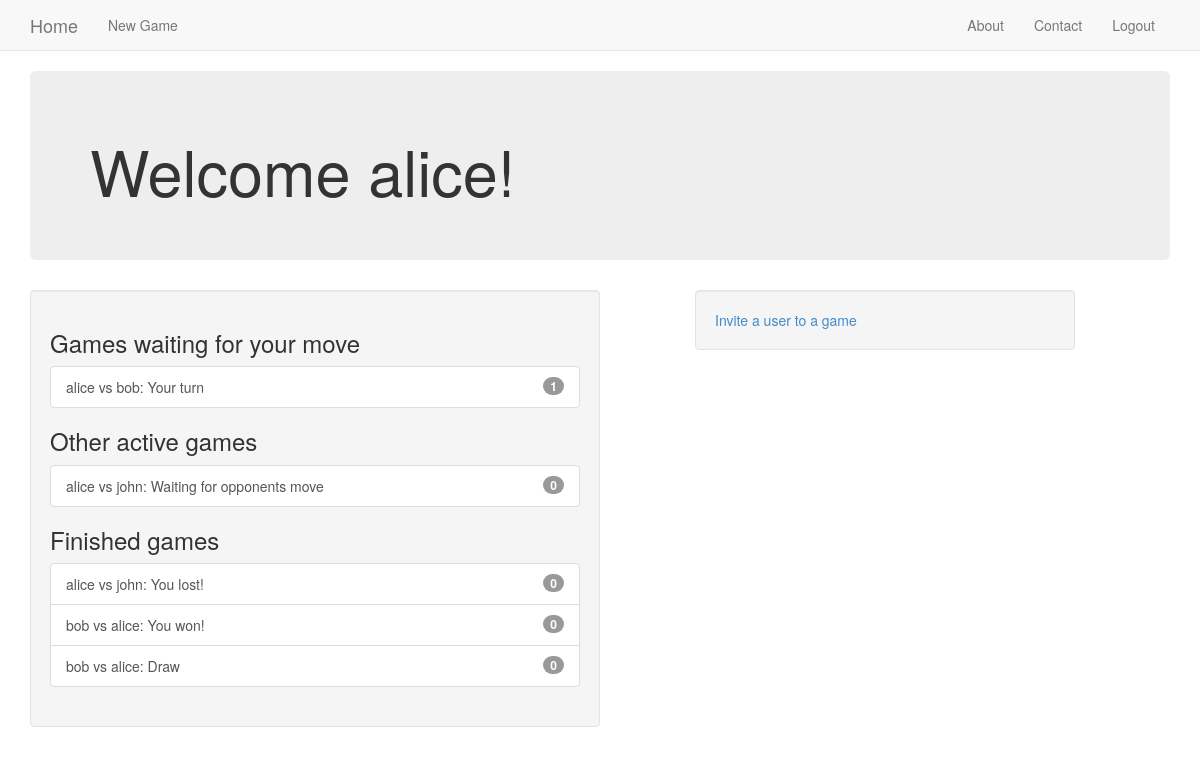
The app's page /user/home (signed in), older data.
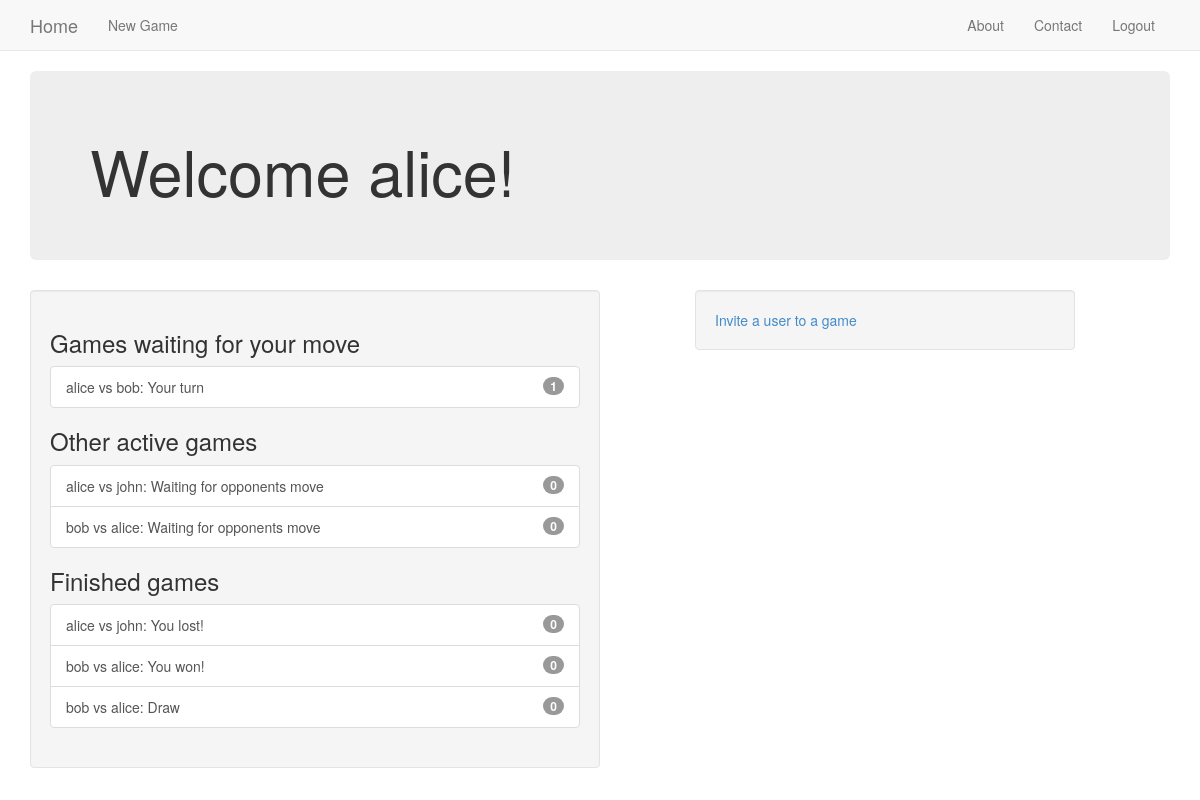
The same page, newer data.
### tictactoe/models.py (models this page shows, shortened)
class Game(models.Model):
    first_player = models.ForeignKey(User, related_name='games_first_player')
    second_player = models.ForeignKey(User, related_name='games_second_player')
    next_to_move = models.ForeignKey(User, related_name='games_to_move')
    start_time = models.DateTimeField(auto_now_add=True)
    last_active = models.DateTimeField(auto_now=True)
    status = models.CharField(max_length=1, default='A', choices=STATUS_CHOICES)
    objects = GamesManager()  # sets a new manager for this class.
    def __str__(self):
        return '{} vs {}'.format(self.first_player, self.second_player)

### user/views.py (the view)
@login_required()
def home(request):
    my_games = Game.objects.games_for_user(request.user)
    active_games = my_games.filter(status='A')
    finished_games = my_games.exclude(status='A')
    waiting_games = active_games.filter(next_to_move=request.user)
    other_games = active_games.exclude(next_to_move=request.user)
    invitations = request.user.invitations_received.all()
    context = {'other_games': other_games,
               'waiting_games': waiting_games,
               'finished_games': finished_games,
               'invitations': invitations}
    return render(request, 'user/home.html', context)

### tictactoe/models.py (called while the page is built)
    def games_for_user(self, user):
        return super(GamesManager, self).get_queryset().filter(
            Q(first_player_id=user.id) | Q(second_player_id=user.id)
        )  # this query returns all games where the user is either 1stP or 2ndP

### user/templates/user/home.html (shortened to what this page needs)
{% extends 'base.html' %}
{% block content %}
    <div class="jumbotron">
        <h1>Welcome {{ user.username }}!</h1>
    </div>
    <div class="well col-md-6">
        {% include 'tictactoe/game_list_snippet.html' with header='Games waiting for your move' games_list=waiting_games %}
        {% include 'tictactoe/game_list_snippet.html' with header='Other active games' games_list=other_games %}
        {% include 'tictactoe/game_list_snippet.html' with header='Finished games' games_list=finished_games %}
    </div>
    <div class="well col-sm-4 col-sm-push-1">
        <a href="{% url 'tictactoe:invite' %}">Invite a user to a game</a>
    </div>
{% endblock %}

### tictactoe/templates/tictactoe/game_list_snippet.html
<h3 class="panel-header">{{ header }}</h3>
<div class="list-group" >
    {% for game in games_list %}
        <a class="list-group-item" href="{% url 'tictactoe:detail' pk=game.id %}">
            {{ game }}:
            {% if game.status == "A" %}
                {% if game.next_to_move == user %}Your turn{% else %}Waiting for opponents move{% endif %}
            {% elif game.status == "D" %}
                Draw
            {% elif game.status == "F" and user == game.first_player %}
                You won!
            {% elif game.status == "S" and user == game.second_player %}
                You won!
            {% else %}
                You lost!
            {% endif %}
            <span class="badge">{{ game.move_set.count }}</span></a>
    {% empty %}
        <span class="list-group-item">No games available.</span>
    {% endfor %}
</div>

Row changes from the older to the newer data that the page shows:
added Game: first_player+second_player "bob vs alice", status "Waiting for opponents move", move_set.count "0"
